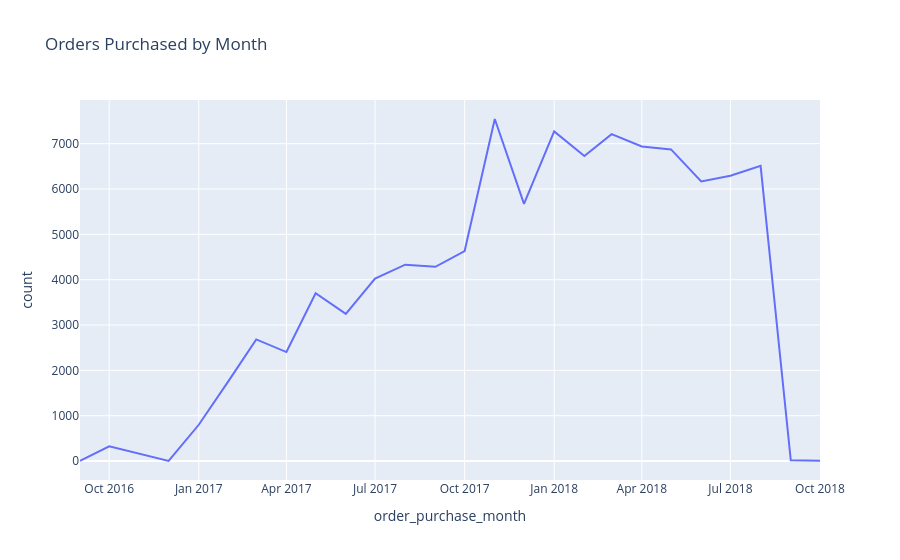

The notebook cell saved with this chart:
### Code cell
# time series of orders volume

monthly_orders = monthly_orders.reset_index()
monthly_orders['order_purchase_month'] = monthly_orders['order_purchase_month'].astype(str)
order_timeseries = px.line(monthly_orders, x='order_purchase_month', 
                          y='count', 
                          title='Orders Purchased by Month')
order_timeseries.show()

### Figure 1 — Plotly figure (JSON) as saved in the notebook; plotly's stock layout.template omitted (floating-point values rounded to 4 significant figures)
{"data": [{"hovertemplate": "order_purchase_month=%{x}<br>count=%{y}<extra></extra>", "legendgroup": "", "line": {"color": "#636efa", "dash": "solid"}, "marker": {"symbol": "circle"}, "mode": "lines", "name": "", "orientation": "v", "showlegend": false, "type": "scatter", "x": ["2016-09", "2016-10", "2016-12", "2017-01", "2017-02", "2017-03", "2017-04", "2017-05", "2017-06", "2017-07", "2017-08", "2017-09", "2017-10", "2017-11", "2017-12", "2018-01", "2018-02", "2018-03", "2018-04", "2018-05", "2018-06", "2018-07", "2018-08", "2018-09", "2018-10"], "xaxis": "x", "y": [4, 324, 1, 800, 1780, 2682, 2404, 3700, 3245, 4026, 4331, 4285, 4631, 7544, 5673, 7269, 6728, 7211, 6939, 6873, 6167, 6292, 6512, 16, 4], "yaxis": "y"}], "layout": {"legend": {"tracegroupgap": 0}, "title": {"text": "Orders Purchased by Month"}, "xaxis": {"anchor": "y", "domain": [0, 1], "title": {"text": "order_purchase_month"}}, "yaxis": {"anchor": "x", "domain": [0, 1], "title": {"text": "count"}}}}
